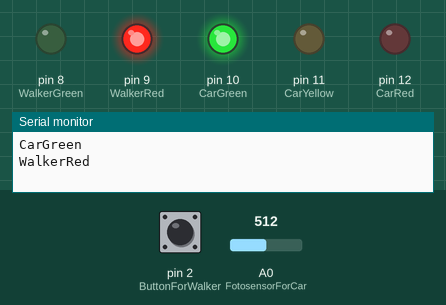
A sketch run on a simulated Arduino Uno, built with avr-gcc and run on an emulated ATmega328P. On the bench: output pins drawn as LEDs (lit = HIGH), the last lines printed to the serial monitor. The test bench sets the inputs (shaded band); at power-on: pin 2 (ButtonForWalker) LOW, A0 (FotosensorForCar) = 512.

Above: at 1.2 s.
1.3 s: pin 2 (ButtonForWalker) pulled HIGH for 0.15 s
At 2.3 s:
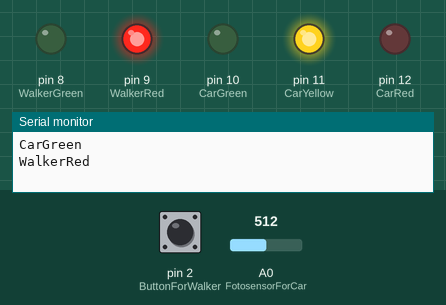
4.4 s: A0 (FotosensorForCar) set to 106
5.9 s: A0 (FotosensorForCar) set to 95
At 7.7 s:
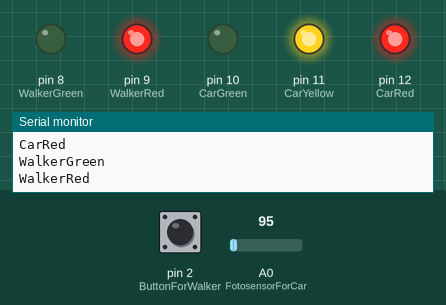
8.4 s: A0 (FotosensorForCar) set to 122
At 9.2 s:
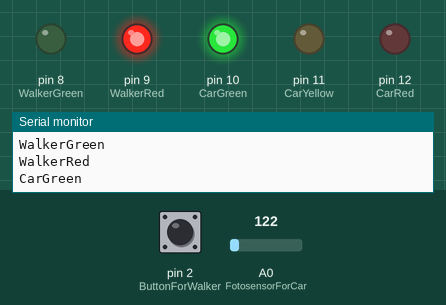
10.4 s: pin 2 (ButtonForWalker) pulled HIGH for 3.2 s
At 13.9 s:
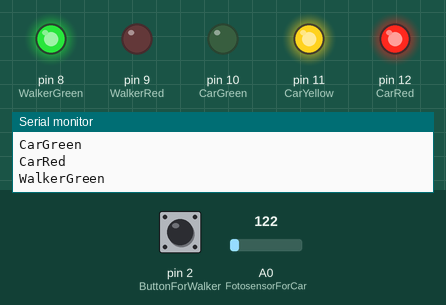
16.6 s: A0 (FotosensorForCar) set to 90
At 21.7 s:
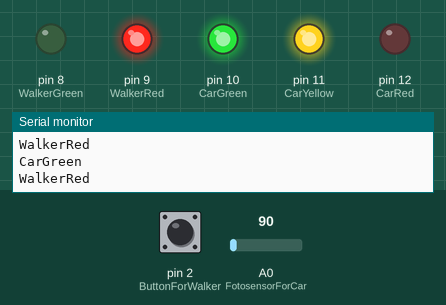
Timing chart, 0 to 25.1 s (numbered marks = the images above; inputs shaded):
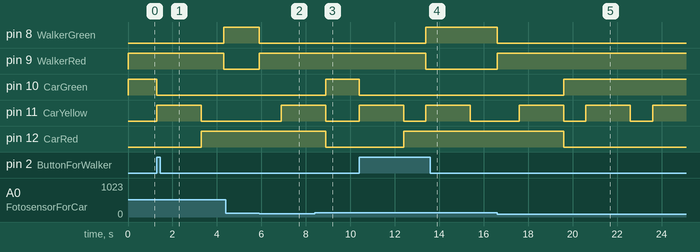

Measured:
- the behaviour switches between 100 and 99 on A0 (FotosensorForCar) (found by bisection; images 1 and 2)
- after the input at 1.3 s, pin 8 (WalkerGreen): LOW → HIGH after 3.0 s; pin 9 (WalkerRed): HIGH → LOW after 3.0 s; pin 10 (CarGreen): HIGH → LOW at once; pin 11 (CarYellow): LOW → HIGH at once, → LOW 2.0 s later; pin 12 (CarRed): LOW → HIGH after 2.0 s
- after the input at 4.4 s, every drawn part: stays the same
- after the input at 5.9 s, pin 8 (WalkerGreen): HIGH → LOW at once; pin 9 (WalkerRed): LOW → HIGH at once; pin 11 (CarYellow): LOW → HIGH after 1.0 s
- after the input at 8.4 s, pin 11 (CarYellow): goes on until 8.9 s, then stays LOW
- after the input at 10.4 s, pin 8 (WalkerGreen): LOW → HIGH after 3.0 s; pin 9 (WalkerRed): HIGH → LOW after 3.0 s; pin 10 (CarGreen): HIGH → LOW at once; pin 11 (CarYellow): alternates HIGH for 2.0 s and LOW for 1.0 s, starting at once; pin 12 (CarRed): LOW → HIGH after 2.0 s
- after the input at 16.6 s, pin 8 (WalkerGreen): HIGH → LOW at once; pin 9 (WalkerRed): LOW → HIGH at once; pin 10 (CarGreen): LOW → HIGH after 3.0 s; pin 11 (CarYellow): alternates HIGH for 2.0 s and LOW for 1.0 s, starting after 1.0 s; pin 12 (CarRed): HIGH → LOW after 3.0 s

The sketch:

arduino.ino
```cpp
int CarRed = 12;
int CarYellow = 11;
int CarGreen = 10;
int WalkerRed = 9;
int WalkerGreen = 8;
int ButtonForWalker = 2;
int FotosensorForCar = A0;
String CarLightRed = "CarRed";
String CarLightGreen = "CarGreen";
String WalkerLightRed = "WalkerRed";
String WalkerLightGreen = "WalkerGreen";

void setup() {
    Serial.begin(9600);
    pinMode(CarRed, OUTPUT);
    pinMode(CarYellow, OUTPUT);
    pinMode(CarGreen, OUTPUT);
    pinMode(WalkerRed, OUTPUT);
    pinMode(WalkerGreen, OUTPUT);
    pinMode(ButtonForWalker, INPUT);
    pinMode(FotosensorForCar, INPUT);
    digitalWrite(CarGreen, HIGH);
    Serial.println(CarLightGreen);
    digitalWrite(WalkerRed, HIGH);
    Serial.println(WalkerLightRed);
}

void loop() {
   int StatusButton = digitalRead(ButtonForWalker);
   int StatusFotosensor = analogRead(FotosensorForCar);

      if (StatusButton == HIGH) {

        digitalWrite(CarGreen, LOW);
        digitalWrite(CarYellow, HIGH);
        delay(2000);

        digitalWrite(CarYellow, LOW);
        digitalWrite(CarRed, HIGH);
        Serial.println(CarLightRed);
        delay(1000);

        digitalWrite(WalkerRed, LOW);
        digitalWrite(WalkerGreen, HIGH);
        Serial.println(WalkerLightGreen);

      }

      else if (StatusFotosensor < 100) {

        digitalWrite(WalkerGreen, LOW);
        digitalWrite(WalkerRed, HIGH);
        Serial.println(WalkerLightRed);
        delay(1000);

        digitalWrite(CarYellow, HIGH);
        delay(2000);

        digitalWrite(CarRed, LOW);
        digitalWrite(CarGreen, HIGH);
        Serial.println(CarLightGreen);
        digitalWrite(CarYellow, LOW);

      }
}
```
